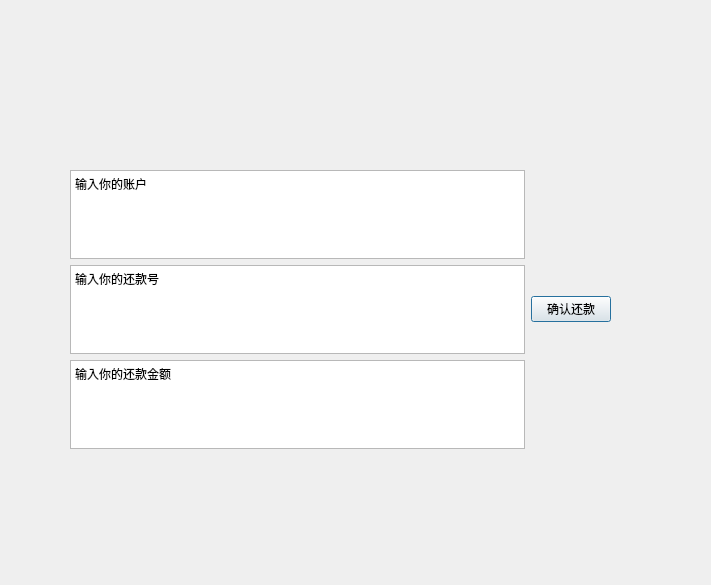
<?xml version="1.0" encoding="UTF-8"?>
<ui version="4.0">
 <class>HuanKuan_menu</class>
 <widget class="QDialog" name="HuanKuan_menu">
  <property name="geometry">
   <rect>
    <x>0</x>
    <y>0</y>
    <width>711</width>
    <height>585</height>
   </rect>
  </property>
  <property name="windowTitle">
   <string>账户还款</string>
  </property>
  <widget class="QWidget" name="horizontalLayoutWidget">
   <property name="geometry">
    <rect>
     <x>70</x>
     <y>170</y>
     <width>541</width>
     <height>279</height>
    </rect>
   </property>
   <layout class="QHBoxLayout" name="horizontalLayout">
    <item>
     <layout class="QVBoxLayout" name="verticalLayout">
      <item>
       <widget class="QPlainTextEdit" name="HuanKuan_Dai">
        <property name="plainText">
         <string>输入你的账户</string>
        </property>
       </widget>
      </item>
      <item>
       <widget class="QPlainTextEdit" name="HuanKuan_JinE">
        <property name="plainText">
         <string>输入你的还款号</string>
        </property>
       </widget>
      </item>
      <item>
       <widget class="QPlainTextEdit" name="HuanKuan_Hao">
        <property name="plainText">
         <string>输入你的还款金额
</string>
        </property>
       </widget>
      </item>
     </layout>
    </item>
    <item>
     <widget class="QPushButton" name="Btn_HuanKuan">
      <property name="text">
       <string>确认还款</string>
      </property>
     </widget>
    </item>
   </layout>
  </widget>
 </widget>
 <resources/>
 <connections/>
</ui>
